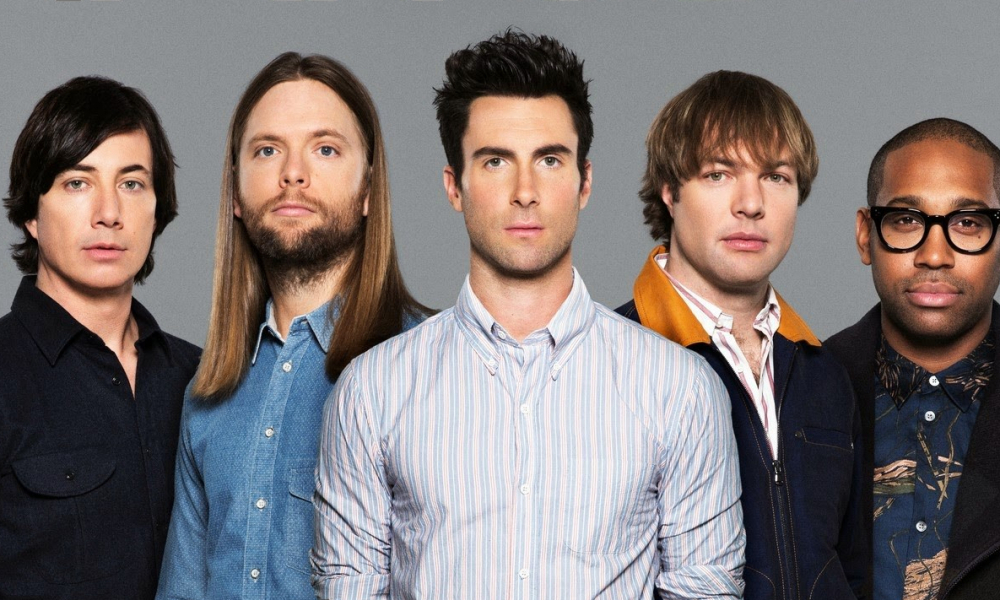
#> input picture Face_Recognition/maroon.jpg, 1000 x 600 px
$ python Main.py
#> lines starting #> are read from the running program, lines starting #| are printed output that depends on the picture; after the words box and inside, x2 and y2 are one past the last pixel; in counts of white or black regions, pixels touching at a corner belong together
# -*- coding: utf-8 -*-
"""
Created on Wed Dec 10 23:03:01 2019

@author: aloka
"""

import cv2

#provide path to the image
imgPath = "maroon.jpg"

cascade_face = cv2.CascadeClassifier("haarcascade_frontalface_default.xml")
#Can be used for face side profile. Not being used currently
cascade_side_profile=cv2.CascadeClassifier("haarcascade_profileface.xml")
cascade_eye = cv2.CascadeClassifier("haarcascade_eye.xml")
img = cv2.imread(imgPath)
#> img is the input picture: shape (600, 1000, 3); mean B, G, R 117.8, 118, 126.2
gray_img = cv2.cvtColor(img, cv2.COLOR_BGR2GRAY)
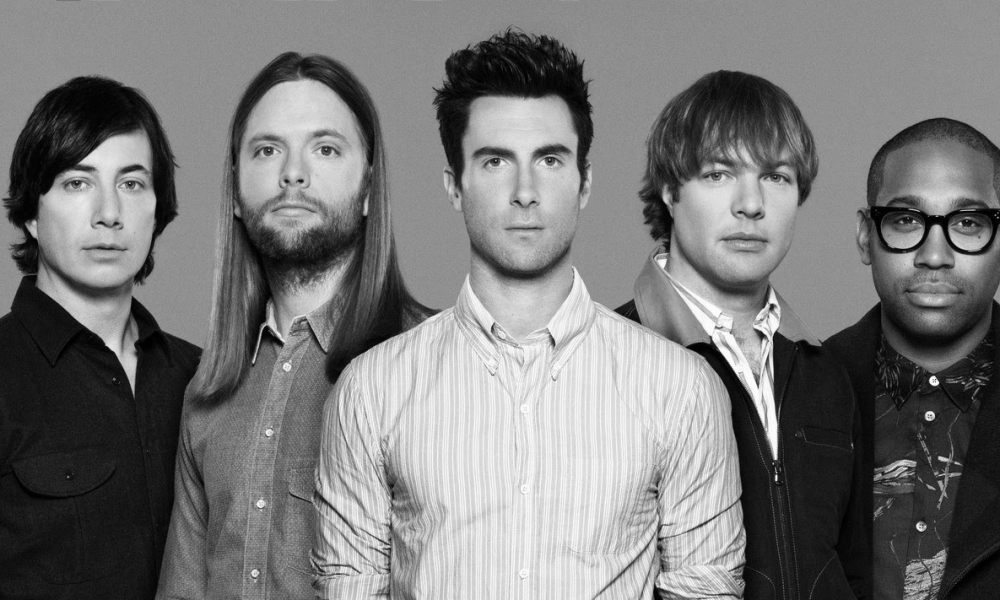
#> gray_img: shape (600, 1000); min 0, max 255, mean 120.4

faces = cascade_face.detectMultiScale(
    gray_img,
    scaleFactor=1.1,
    minNeighbors=5,
    minSize=(30, 30),
    flags = cv2.CASCADE_SCALE_IMAGE
)
#> faces = [[223, 89, 150, 150], [446, 99, 155, 155], [678, 119, 143, 143], [39, 130, 139, 139]]

print("Number of faces: {0}".format(len(faces)))
#| Number of faces: 4

for (x, y, w, h) in faces:
    cv2.rectangle(img, (x, y), (x+w, y+h), (0, 255, 0), 2)
    gray_eye = gray_img[y:y+h, x:x+w]
    eye_color = img[y:y+h, x:x+w]
    eyes = cascade_eye.detectMultiScale(gray_eye)
    for (ex,ey,ew,eh) in eyes:
        cv2.rectangle(eye_color,(ex,ey),(ex+ew,ey+eh),(255,0,0),2)
#> this loop made 4 passes
#> (x, y, w, h, eyes) on passes 1, 2, 4: (223, 89, 150, 150, [[83, 42, 38, 38], [24, 44, 36, 36]]), (446, 99, 155, 155, [[86, 43, 34, 34], [25, 39, 42, 42]]), (39, 130, 139, 139, [[22, 40, 30, 30], [76, 39, 32, 32]])
#> pass 1, `gray_eye = gray_img[y:y+h, x:x+w]`:
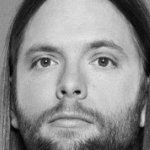
#> gray_eye: shape (150, 150); min 3, max 230, mean 141.1
#> pass 1, `eye_color = img[y:y+h, x:x+w]`:
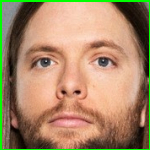
#> eye_color: shape (150, 150, 3); mean B, G, R 104.9, 137, 168.7
#> pass 2, `eye_color = img[y:y+h, x:x+w]`:
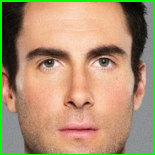
#> eye_color: shape (155, 155, 3); mean B, G, R 115, 145.8, 174.6
#> after the loop:
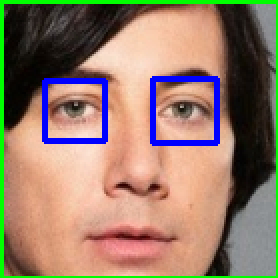
#> eye_color: shape (139, 139, 3) (shown 2 times larger); mean B, G, R 106.2, 124, 148.9
#> after the loop:
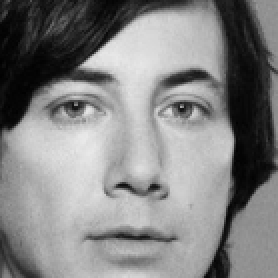
#> gray_eye: shape (139, 139) (shown 2 times larger); min 1, max 233, mean 131.3
#> after the loop:
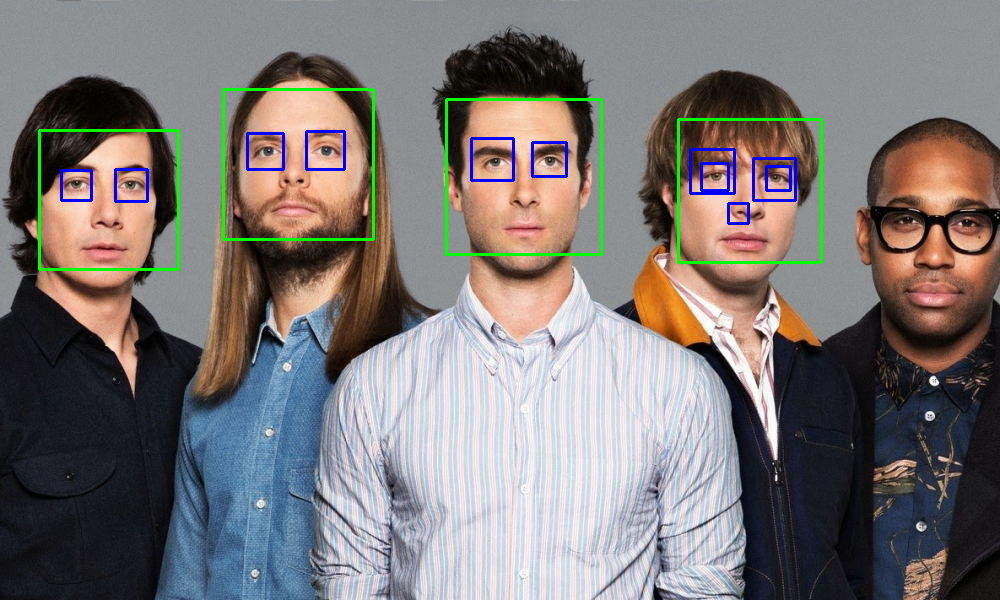
#> img: shape (600, 1000, 3); 1.9% of pixels changed, all inside (x1, y1, x2, y2) = (38, 88, 823, 271)

cv2.imshow("Detected Faces and eyes", img)
cv2.waitKey(0)

$ run again, with Face_Recognition/image.jpg copied over Face_Recognition/maroon.jpg
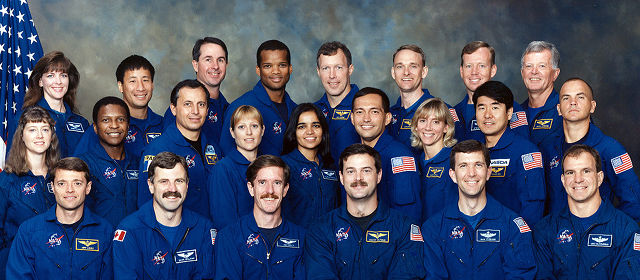
#> input picture Face_Recognition/image.jpg, 640 x 280 px
#> img is the input picture: shape (280, 640, 3); mean B, G, R 102.4, 79.3, 71.3
#> `gray_img = cv2.cvtColor(img, cv2.COLOR_BGR2GRAY)`:
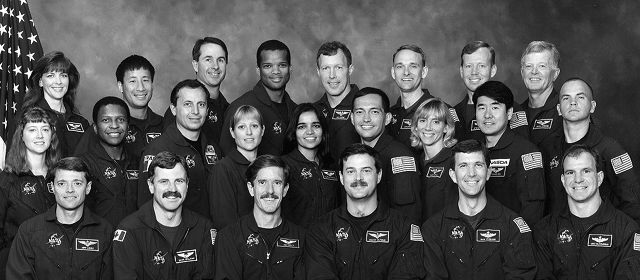
#> gray_img: shape (280, 640); min 0, max 255, mean 79.5
#> faces = 23 rows, first 6: [195, 45, 38, 38], [258, 51, 37, 37], [314, 53, 38, 38], [387, 50, 42, 42], [458, 52, 36, 36], [517, 52, 37, 37]
#| Number of faces: 23
#> the loop `for (x, y, w, h) in faces:` made 23 passes
#> after the loop `for (x, y, w, h) in faces:`:
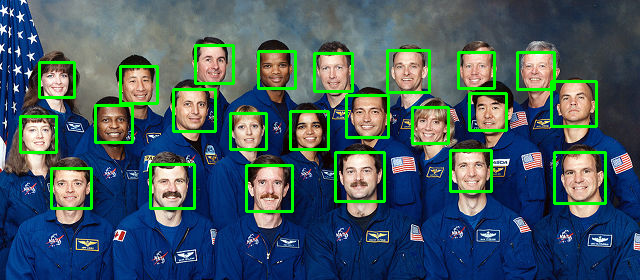
#> img: shape (280, 640, 3); 6.09% of pixels changed, all inside (x1, y1, x2, y2) = (19, 44, 607, 213)

$ run again, with Face_Recognition/students.jpg copied over Face_Recognition/maroon.jpg
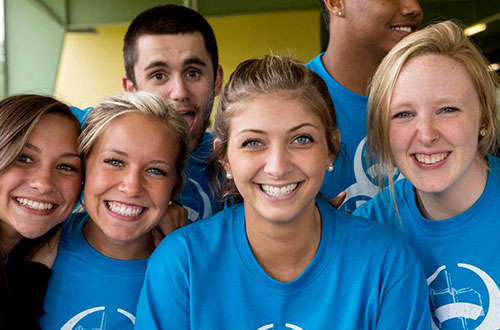
#> input picture Face_Recognition/students.jpg, 500 x 330 px
#> img is the input picture: shape (330, 500, 3); mean B, G, R 110.2, 107.2, 95.4
#> `gray_img = cv2.cvtColor(img, cv2.COLOR_BGR2GRAY)`:
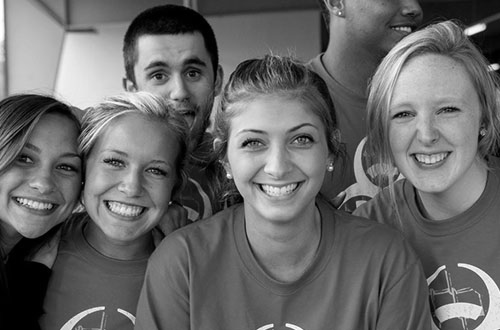
#> gray_img: shape (330, 500); min 0, max 255, mean 104
#> faces = [[5, 134, 89, 89], [120, 29, 113, 113], [76, 124, 111, 111], [368, 67, 117, 117], [213, 94, 123, 123]]
#| Number of faces: 5
#> the loop `for (x, y, w, h) in faces:` made 5 passes
#> (x, y, w, h, eyes) on passes 1 to 5: (5, 134, 89, 89, [[9, 14, 25, 25], [47, 21, 26, 26], [1, 58, 24, 24]]), (120, 29, 113, 113, [[60, 32, 24, 24], [25, 33, 26, 26]]), (76, 124, 111, 111, [[23, 23, 31, 31], [65, 35, 26, 26]]), (368, 67, 117, 117, [[22, 36, 24, 24], [65, 30, 29, 29]]), (213, 94, 123, 123, [[70, 29, 34, 34], [24, 33, 33, 33]])
#> after the loop `for (x, y, w, h) in faces:`:
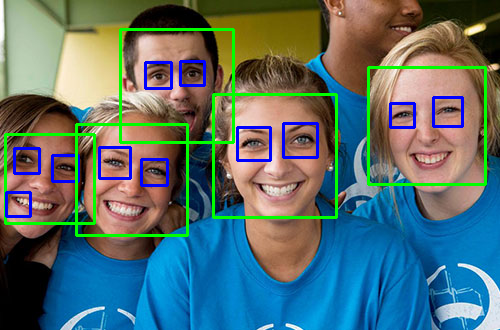
#> img: shape (330, 500, 3); 6.09% of pixels changed, all inside (x1, y1, x2, y2) = (4, 28, 487, 237)

$ run again, with Face_Recognition/1.png saved as Face_Recognition/maroon.jpg
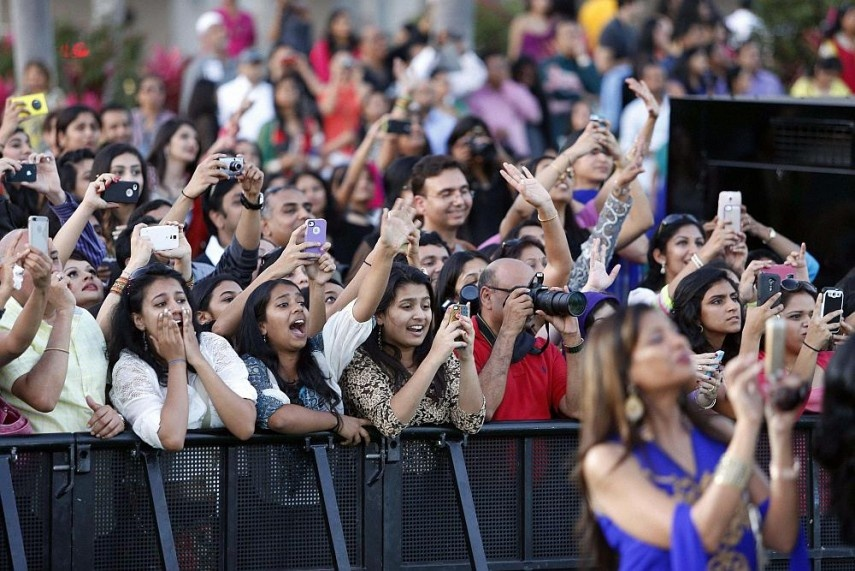
#> input picture Face_Recognition/1.png, 855 x 571 px
#> img is the input picture: shape (571, 855, 3); mean B, G, R 95.4, 89.9, 100.5
#> faces = [[68, 112, 40, 40], [171, 123, 36, 36], [290, 175, 40, 40], [781, 296, 49, 49], [104, 153, 48, 48], [425, 170, 58, 58], [664, 223, 51, 51], [385, 282, 59, 59], [138, 277, 65, 65], [698, 278, 55, 55]]
#| Number of faces: 10
#> the loop `for (x, y, w, h) in faces:` made 10 passes
#> after the loop `for (x, y, w, h) in faces:`:
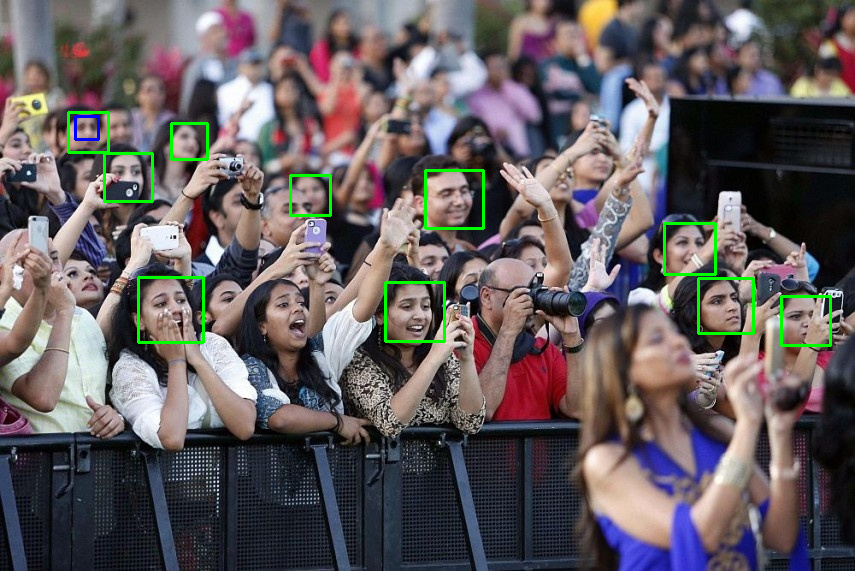
#> img: shape (571, 855, 3); 1.28% of pixels changed, all inside (x1, y1, x2, y2) = (67, 111, 832, 347)
